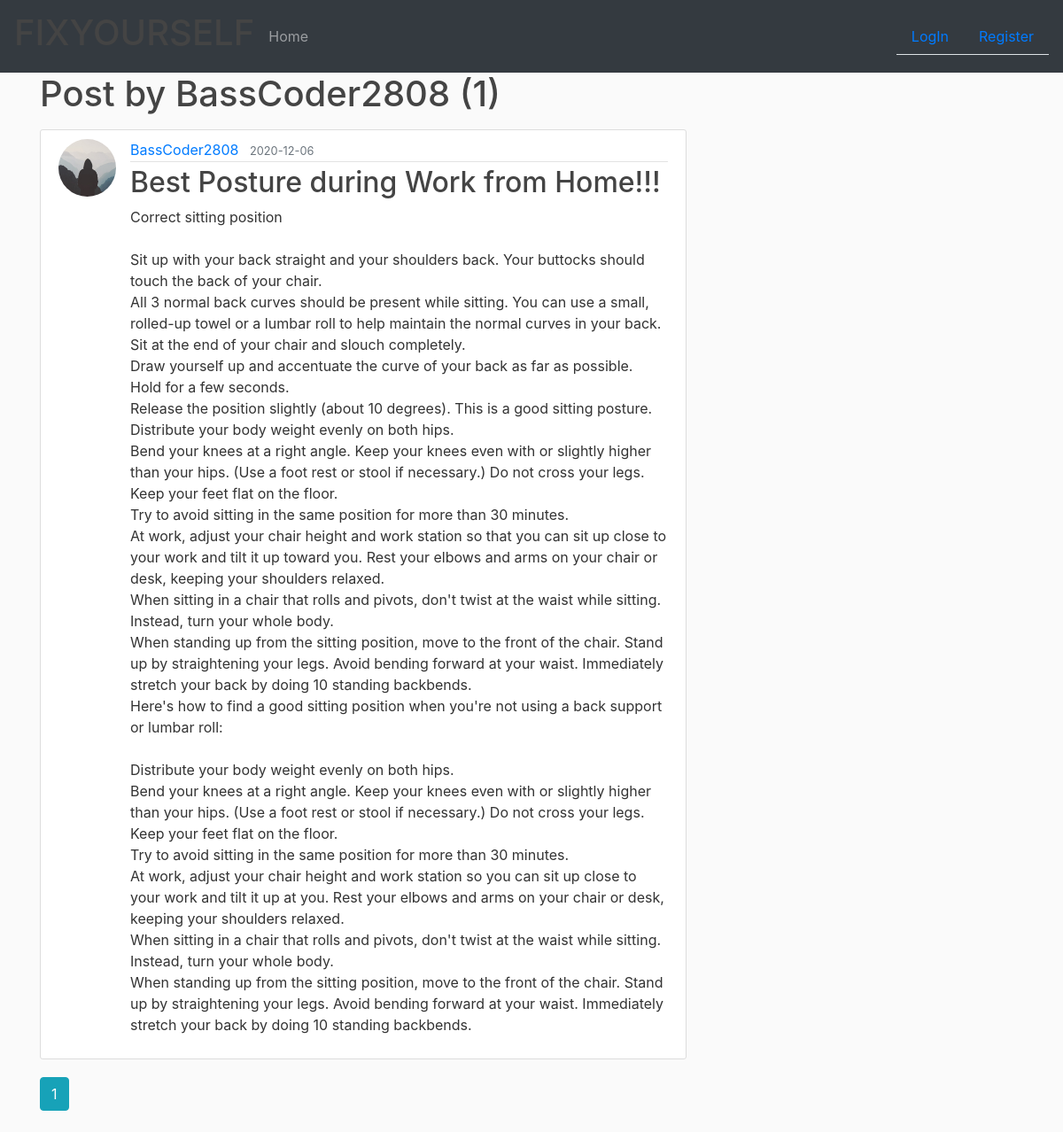
The page /user/BassCoder2808 on the database its author committed.
### se_hackethon_project/models.py (models this page shows, shortened)
class User(db.Model,UserMixin):
    id = db.Column(db.Integer,primary_key=True)
    name = db.Column(db.String(20),nullable=False)
    email = db.Column(db.String(120),unique=True,nullable=False)
    image_file = db.Column(db.String(20),nullable=False,default = 'default.jpg')
    password = db.Column(db.String(60),nullable=False)
    posts = db.relationship('Post', backref='author', lazy=True)
    feedbacks = db.relationship('Feedback',backref='customer',lazy=True)

class Post(db.Model):
    id = db.Column(db.Integer,primary_key = True)
    title = db.Column(db.String(100),nullable = False)
    date_posted = db.Column(db.DateTime,nullable = False,default = datetime.utcnow)
    content = db.Column(db.Text,nullable=False)
    image_file = db.Column(db.String(20),nullable=False,default = 'default1.jpg')
    user_id = db.Column(db.Integer, db.ForeignKey('user.id'), nullable=False)

### se_hackethon_project/routes.py (the view)
@app.route("/user/<string:username>")
def user_posts(username):
    page = request.args.get('page',1,type = int)
    user = User.query.filter_by(name = username).first_or_404()
    posts = Post.query.filter_by(author=user).order_by(Post.date_posted.desc()).paginate(page=page,per_page = 2)
    return render_template('user_posts.html',posts=posts,user=user)

### se_hackethon_project/templates/user_posts.html
{% extends 'layout.html' %}
{% block content %}
  <h1 class="mb-3">Post by {{ user.name }} ({{posts.total}})</h1>
  {% for post in posts.items %}
      <article class="media content-section">
        <img class="rounded-circle article-img" src="{{ url_for('static',filename = 'profile_pics/' + post.author.image_file) }}">
        <div class="media-body">
          <div class="article-metadata">
            <a class="mr-2" href="{{ url_for('user_posts',username=post.author.name) }}">{{ post.author.name }}</a>
            <small class="text-muted">{{ post.date_posted.strftime("%Y-%m-%d") }}</small>
          </div>
          <h2><a class="article-title" href="{{ url_for('post',post_id = post.id) }}">{{ post.title }}</a></h2>
          <p class="article-content">{{ post.content }}</p>
        </div>
      </article>
  {% endfor %}
  {% for page_num in posts.iter_pages(left_edge=1,right_edge=1,left_current=1,right_current=2) %}
    {% if page_num %}
      {% if posts.page == page_num %}
        <a class="btn btn-info mb-4" href="{{url_for('user_posts',username = user.name,page=page_num)}}">{{page_num}}</a>
      {% else %}
        <a class="btn btn-outline-info mb-4" href="{{url_for('user_posts',username = user.name,page=page_num)}}">{{page_num}}</a>
      {% endif %}
    {% else %}
      ...
    {% endif %}
  {% endfor %}
{% endblock content %}

### se_hackethon_project/static/main.css (style rules this page uses)
body { background: #fafafa; color: #333333; }
h1, h2, h3, h4, h5, h6 { color: #444444; }
.content-section { background: #ffffff; padding: 10px 20px; border: 1px solid #dddddd; border-radius: 3px; margin-bottom: 20px; }
.article-title { color: #444444; }
.article-content { white-space: pre-line; }
.article-img { height: 65px; width: 65px; margin-right: 16px; }
.article-metadata { padding-bottom: 1px; margin-bottom: 4px; border-bottom: 1px solid #e3e3e3 }

### rows shown on the page
User: name "BassCoder2808"
Post: image_file (placeholder picture), author.name "BassCoder2808", date_posted "2020-12-06", title "Best Posture during Work from Home!!!", content "Correct sitting position Sit up with your back straight and your shoulders back. Your buttocks should touch the back of your chair. All 3 normal back curves should be present while sitting. You can use a small, rolled-up towel or a lumbar roll to help maintain the normal curves in your back. Sit at the end of your chair and slouch completely. Draw yourself up and accentuate the curve of your back as far as possible. Hold for a few seconds. Release the position slightly (about 10 degrees). This is a good sitting posture. Distribute your body weight evenly on both hips. Bend your knees at a right angle. Keep your knees even with or slightly higher than your hips. (Use a foot rest or stool if…"

### other values the page prints
{{ posts.total }} "1"
{{ page_num }} "1"
